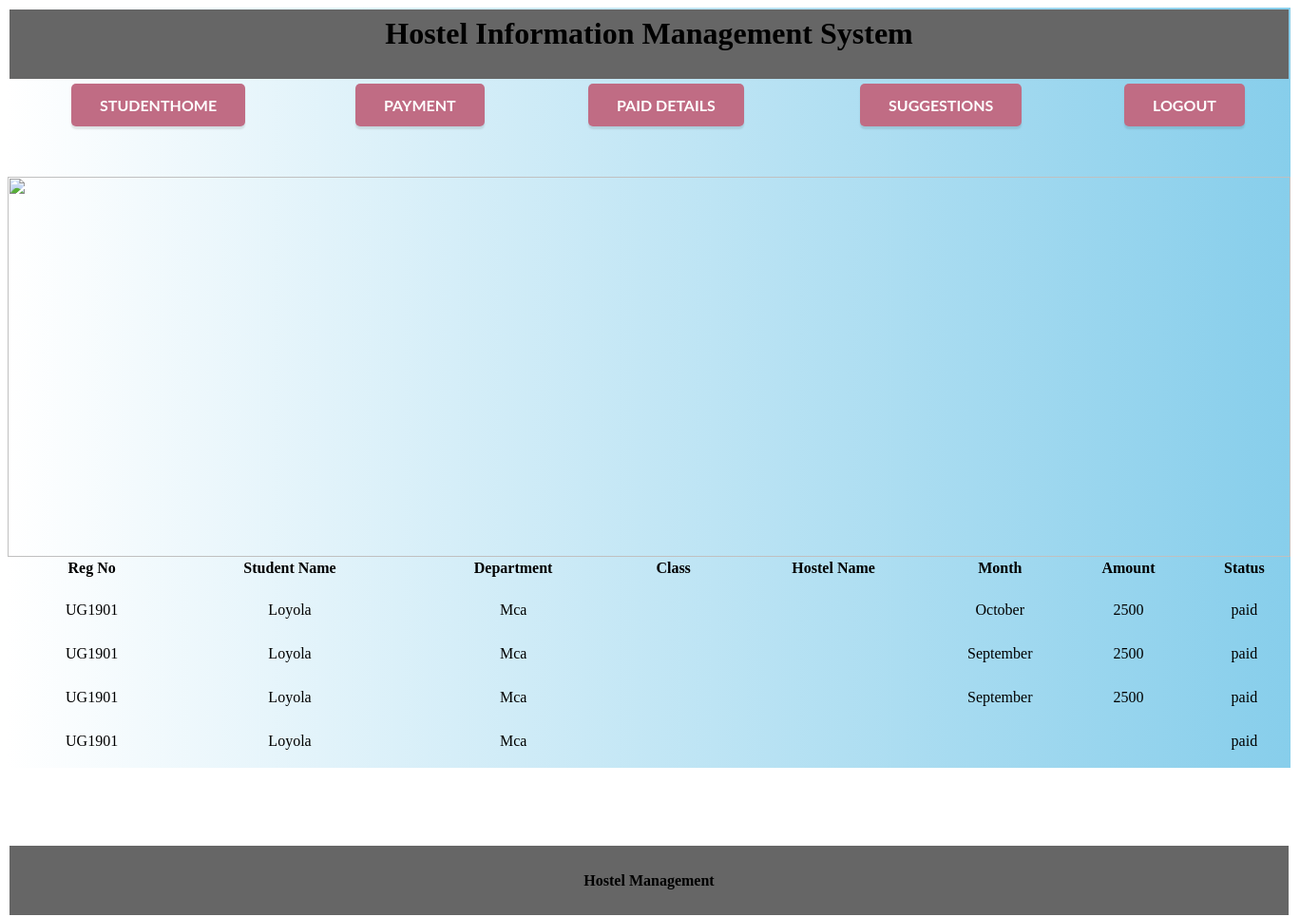
/ex/viewp.php (signed in), run on the app's committed database.
### tables this page shows
CREATE TABLE `paid` (
  `id` varchar(20) NOT NULL,
  `reg` varchar(50) NOT NULL,
  `total` varchar(50) NOT NULL,
  `date` varchar(50) NOT NULL,
  `month` varchar(50) NOT NULL
);

CREATE TABLE `stud` (
  `id` int(11) NOT NULL,
  `stud_id` varchar(20) DEFAULT NULL,
  `name` varchar(20) NOT NULL,
  `reg` varchar(20) NOT NULL,
  `dept` varchar(30) NOT NULL,
  `year` varchar(20) NOT NULL,
  `fathname` varchar(50) NOT NULL,
  `fathphone` varchar(20) NOT NULL,
  `age` int(11) NOT NULL,
  `dob` date NOT NULL,
  `bldgrp` varchar(10) NOT NULL,
  `email` varchar(30) NOT NULL,
  `phone` varchar(20) NOT NULL,
  `address` text NOT NULL,
  `image` varchar(50) NOT NULL
);

### ex/viewp.php (the view, shortened to what this page needs)
<?php
include("dbconnect.php");
extract($_POST);
$reg=$_SESSION['reg'];
?>
<html>
<head>
  <link rel="stylesheet" href="indexstyle.css">
  <link rel="stylesheet" href="font.css">
  <link rel="stylesheet" href="gradient.css">
</head>
<body>
<div id="grad4">
  <table width="100%" border="0">
    <tr>
      <th height="73" bgcolor="#666666" scope="col"><h1>Hostel Information Management System</h1>
      </th>
    </tr>
  </table>
  <table width="100%" border="0">
    <tr>
      <th scope="col"><a href="studhome.php" class="button pulse">StudentHome</a></th>
      <th scope="col"><a href="pay.php" class="button pulse">payment</a></th>
       <th scope="col"><a href="viewp.php" class="button pulse">Paid Details</a></th>
      <th scope="col"><a href="suggest.php" class="button pulse">Suggestions</a></th>
      <th scope="col"><a href="index.php" class="button pulse">Logout</a></th>
    </tr>
  </table>
  <p>&nbsp;</p>
  <div id="content"/>
   <img src="images\2.jpg" width="1350" height="400">
<table width="100%" border="0" align="center">
        <tr>
          <td width="13%"><div align="center" class="style6"><strong><strong>Reg No</strong> </div></td>
		  <td width="18%"><div align="center" class="style6"><strong>Student Name</strong> </div></td>
		  <td width="17%"><div align="center" class="style6"><strong>Department</strong> </div></td>
		   <td width="8%"><div align="center" class="style6"><strong>Class</strong></div></td>
		  <td width="17%"><div align="center" class="style6"><strong>Hostel Name </strong></div></td>
		   <td width="9%"><div align="center" class="style6"><strong>Month </strong></div></td>
		   <td width="11%"><div align="center" class="style6"><strong>Amount </strong></div></td>
		    <td width="7%"><div align="center" class="style6"><strong>Status</strong></div></td>
        </tr>
			<tr>
		<td colspa="8">&nbsp;</td>
		</tr>
		<?php
		$qry=mysqli_query($connect,"select * from paid where reg='$reg'");
		while($row=mysqli_fetch_array($qry))
		{
		$reg=$row['reg'];
		  $qt=mysqli_query($connect,"select * from stud where reg='$reg'");
		  $rw=mysqli_fetch_assoc($qt);
		?>
        <tr>
		   <td height="20"><div align="center"><?php echo $row['reg'];?></div></td>
		   <td><div align="center"><?php echo $rw['name'];?></div></td>
		   <td><div align="center"><?php echo $rw['dept'];?></div></td>
		    <td><div align="center"><?php echo $rw['cls'];?></div></td>
		   <td><div align="center"><?php echo $rw['hname'];?></div></td>
		  <td><div align="center"><?php echo $row['month'];?></div></td>
		    <td><div align="center"><?php echo $row['total'];?></div></td>
			  <td><div align="center"><?php echo "paid"?></div></td>
        </tr>
		<tr>
		<td height="22" colspa="8">&nbsp;</td>
		</tr>
        <?php
		}
		?>
		</table>
<br>
<br>
<br>
<br>
<table width="100%" border="0">
    <tr>
      <th height="73" bgcolor="#666666" scope="col"><p>Hostel Management</p>
      </th>
    </tr>
</table>
</div>
</body>
</html>

### ex/styles/gradient.css (style rules this page uses)
#grad4 { height: 800px; width: 1350px; background-image:linear-gradient(to right,White,skyblue); }

### data on the page
paid: reg "UG1901", stud.name "Loyola", stud.dept "Mca", month "October", total "2500"
paid: reg "UG1901", stud.name "Loyola", stud.dept "Mca", month "September", total "2500"
paid: reg "UG1901", stud.name "Loyola", stud.dept "Mca", month "September", total "2500"
paid: reg "UG1901", stud.name "Loyola", stud.dept "Mca"
